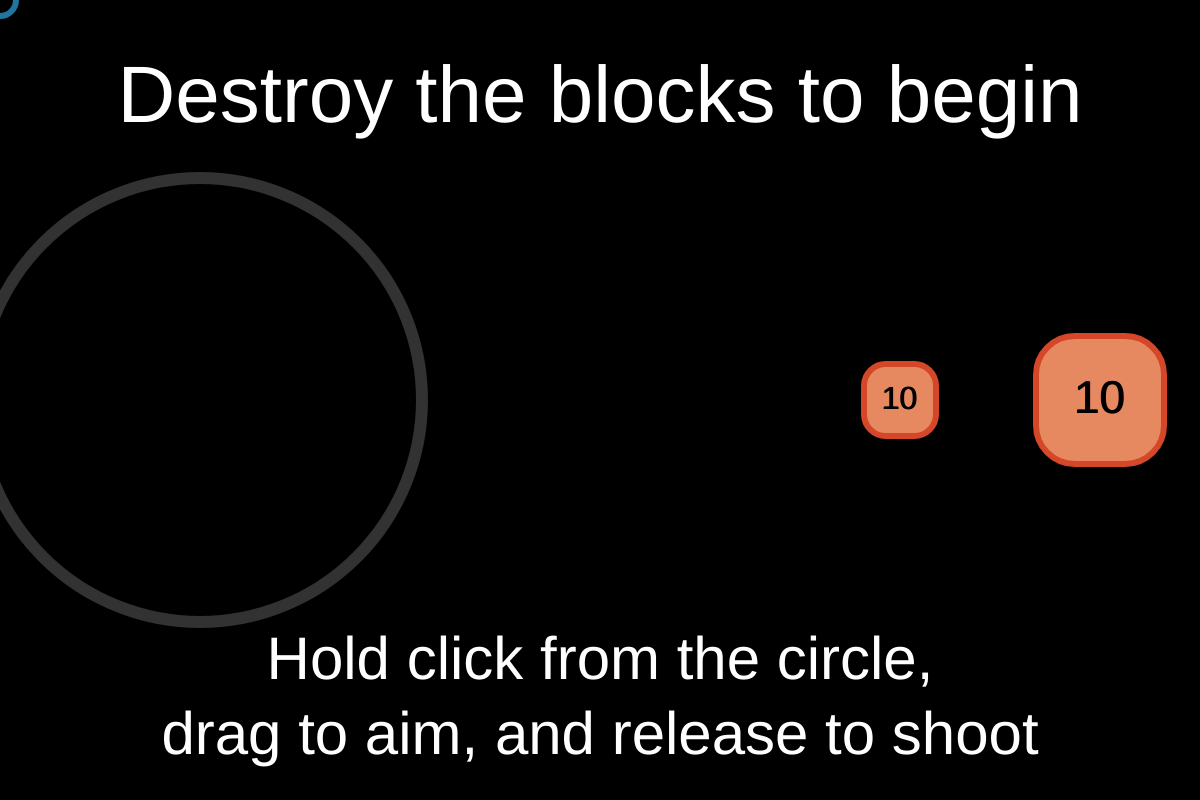
Frame 1 (no input)
Frame 60 (no input): identical to frame 1, image omitted
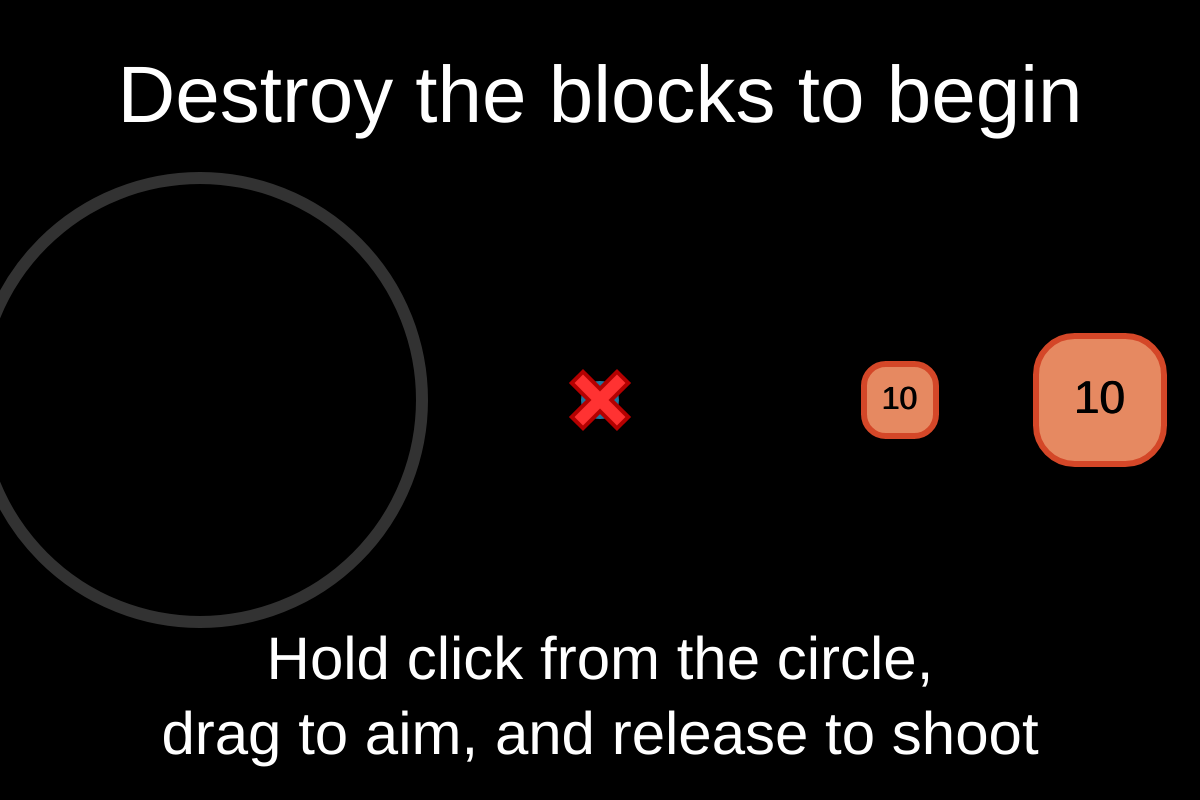
Frame 120 (the mouse pressed at the canvas centre since frame 60)

The p5.js sketch that drew these frames (run headless with seeded random() and noise() and a simulated clock; from frame 60 on, the mouse is pressed at the canvas centre):

// p5.js sketch
// ── sketch.js
var ganime = ~~(

    4/9/2022 - 4/10/2022
    
);

var mx, my, clickStatus=-2, inp=[];
// clickStatus 1=just clicked 2=holding -2=nothing -1=just released
var screen = 0;
var danime = 0, dimg;
var wave = 0;
var youWonTimer = 0;
var waveHighScore = 1;

var angTo = function(base,aim,strength){
    var b = (base+720)%360, a = (aim+720)%360;
    if(a>180){
        if(b<a&&b>a-180){return(b+strength);}
        else{return(b-strength);}
    }
    else{
        if(b<a||b>a+180){return(b+strength);}
        else{return(b-strength);}
    }
};
var spawnParticleGroup;

var shootAnchor = {x:0,y:0,placed:false};

var enemies = []; // type,x,y,speed,ang,hp,diameter
var bullets = []; // x,y,speed,ang
var imgParticles = []; // img,x,y,xv,yv,xs,ys
var particles = []; // x,y,xv,yv,col

var goToLoseScreen = function(){
    screen=2;
    danime=60;
};
var playAgain = function(){
    screen=1;
    enemies=[];
    bullets=[];
    imgParticles=[];
    particles=[];
    clickStatus=-2;
    danime=0;
    ganime=0;
    wave=0;
};

var enemyLookUp = [
    {name:"Reaper",speed:0.35,hp:82804590,diameter:40,cs:"black"},
    {name:"Basic",speed:0.35,hp:30,diameter:24,cs:"red"},
    {name:"Little Rat Boy",speed:0.7,hp:10,diameter:12,cs:"grey"},
    {name:"Dancer",speed:0.9,hp:20,diameter:24,cs:"white"},
    {name:"Brute",speed:0.25,hp:100,diameter:40,cs:"red"},
    {name:"Dasher",speed:0.7,hp:20,diameter:24,cs:"yellow"},
    {name:"Summoner",speed:2.7,hp:320,diameter:64,cs:"black"},
];

var spawnEnemy = function(type,optionalx,optionaly){
    var x,y;
    if(arguments.length===1){
        if(random(0,2)<1){
            x=floor(random(0,2))*700-350;
            y=random(-250,250);
        }
        else{
            x=random(-350,350);
            y=floor(random(0,2))*500-250;
        }
    }
    else{
        x=optionalx;
        y=optionaly;
    }
    enemies.push({
        type:type,
        x:x,
        y:y,
        speed:enemyLookUp[type].speed,
        ang:atan2(-y,-x),
        aesang:0,
        hp:enemyLookUp[type].hp,
        diameter:enemyLookUp[type].diameter,
        cs:enemyLookUp[type].cs,
    });
};
var drawEnemy = function(obj){
    push();
    translate(obj.x,obj.y);
    push();
    rotate(obj.ang+obj.aesang);
    strokeWeight(3);
    switch(obj.cs){
        case "red":
            stroke(212, 71, 40);
            fill(230, 137, 97);
            break;
        case "grey":
            stroke(143, 109, 104);
            fill(194, 152, 135);
            break;
        case "white":
            stroke(176, 176, 176);
            fill(227, 227, 227);
            break;
        case "yellow":
            stroke(163, 147, 74);
            fill(204, 175, 106);
            break;
        case "black":
            stroke(41, 41, 41);
            fill(84, 84, 84);
            break;
    }
    rect(-obj.diameter/2,-obj.diameter/2,obj.diameter,obj.diameter,obj.diameter/3.3);
    pop();
    if(obj.hp>70000000){
        fill(255);
        textSize(32);
        noStroke();text("∞",-0.5,0);
    }
    else if(obj.hp>0){
        fill(0);
        textSize(obj.diameter/4+7);
        noStroke();text(obj.hp,0,0);
        noStroke();text(obj.hp,-0.5,0);
    }
    pop();
};
var operateEnemy = function(obj){
    if(obj.type===3){
        obj.ang=angTo(obj.ang,atan2(-obj.y,-obj.x)+90*sin(2*ganime),4);
    }
    else if(obj.type===6){
        if(dist(obj.x,obj.y,0,0)>250){
            obj.ang=angTo(obj.ang,atan2(-obj.y,-obj.x)+75,3);
        }
        else{
            obj.ang=angTo(obj.ang,atan2(-obj.y,-obj.x)+90,2);
        }
        if(ganime%360<32&&ganime%8===0){
            spawnEnemy(1,obj.x+random(-50,50),obj.y+random(-50,50));
            enemies[enemies.length-1].hp=10;
        }
    }
    else{
        obj.ang=angTo(obj.ang,atan2(-obj.y,-obj.x),1);
        obj.ang=angTo(obj.ang,atan2(-obj.y,-obj.x),1);
    }
    if(dist(obj.x,obj.y,0,0)<obj.diameter*0.55+33){
        goToLoseScreen();
    }
};
var driftEnemy = function(obj){
    obj.x+=obj.speed*cos(obj.ang);
    obj.y+=obj.speed*sin(obj.ang);
};
var natureEnemy = function(obj,id){
    if(obj.hp<=0){
        if(obj.x<-340||obj.x>340||obj.y<-240||obj.y>240){
            enemies.splice(id,1);
        }
        else{obj.aesang+=1+1.5*obj.speed;}
    }
};
var enemyCheckCollideEnemies = function(obj,id){
    for(var i = 0; i<id; i++){
        if(dist(obj.x,obj.y,enemies[i].x,enemies[i].y)<obj.diameter*0.55+enemies[i].diameter*0.55){
            if(obj.hp<=0&&enemies[i].hp>0){
                enemies[i].hp=0;
                enemies[i].ang=obj.ang;
                enemies[i].speed=obj.speed;
                spawnParticleGroup(3+7*(enemies[i].type!==2),obj.x/2+enemies[i].x/2,obj.y/2+enemies[i].y/2,obj.ang,25,obj.speed,8,[130,130,130,255]);
            }
            else if(enemies[i].hp<=0&&obj.hp>0){
                obj.hp=0;
                obj.ang=enemies[i].ang;
                obj.speed=enemies[i].speed;
                spawnParticleGroup(3+5*(enemies[i].type!==2),obj.x/2+enemies[i].x/2,obj.y/2+enemies[i].y/2,enemies[i].ang,45,enemies[i].speed,8,[130,130,130,255]);
            }
            else{
                var ang = atan2(enemies[i].y-obj.y,enemies[i].x-obj.x);
                var dst = 0.5*(dist(obj.x,obj.y,enemies[i].x,enemies[i].y)-obj.diameter*0.55-enemies[i].diameter*0.55);
                if(obj.type!==6){
                    obj.x+=dst*cos(ang);
                    obj.y+=dst*sin(ang);
                }
                if(enemies[i].type!==6){
                    enemies[i].x-=dst*cos(ang);
                    enemies[i].y-=dst*sin(ang);
                }
            }
        }
    }
};

var createBullet = function(x,y,speed,ang){
    bullets.push({
        x:x,
        y:y,
        speed:speed,
        ang:ang,
    });
};
var drawBullet = function(obj){
    stroke(32, 118, 158);
    fill(46, 121, 156);
    ellipse(obj.x,obj.y,9,9);
};
var driftBullet = function(obj,frac){
    obj.x+=frac*obj.speed*cos(obj.ang);
    obj.y+=frac*obj.speed*sin(obj.ang);
};
var natureBullet = function(obj,id){
    if(obj.x<-330||obj.x>330||obj.y<-230||obj.y>230){
        bullets.splice(id,1);
    }
};
var bulletCheckCollideEnemies = function(obj){
    for(var i = 0; i<enemies.length; i++){
        if(dist(obj.x,obj.y,enemies[i].x,enemies[i].y)<enemies[i].diameter*0.7+6){
            spawnParticleGroup(5,obj.x,obj.y,obj.ang,25,obj.speed/2,7,[46, 121, 156,200]);
            enemies[i].hp-=10;
            if(enemies[i].hp<=0){
                // enemies first killed code here
                enemies[i].speed=obj.speed/2;
                enemies[i].ang=obj.ang;
                enemies[i].hp=0;
                spawnParticleGroup(12,obj.x,obj.y,0,180,obj.speed/7,9,[46, 121, 156,222]);
            }
            return(true);
        }
    }
    return(false);
};
var bulletCheckCollideGem = function(obj){
    if(dist(obj.x,obj.y,0,0)<42){
        goToLoseScreen();
        return(true);
    }
    return(false);
};

var generateImgParticles = function(){
    var shards = 14;
    // this decides what shapes the img particles are in
    var clusterData = [
        [0,0,0,0,0,0,0,0,0,0,0,0],
        [0,0,0,0,0,0,0,0,0,0,0,0],
        [0,0,0,0,0,0,0,0,0,0,0,0],
        [0,0,0,0,0,0,0,0,0,0,0,0],
        [0,0,0,0,0,0,0,0,0,0,0,0],
        [0,0,0,0,0,0,0,0,0,0,0,0],
        [0,0,0,0,0,0,0,0,0,0,0,0],
        [0,0,0,0,0,0,0,0,0,0,0,0],
    ];
    var askClusterData = function(x,y){
        if(x<0||x>11||y<0||y>7){
            return(-1);
        }
        return(clusterData[y][x]);
    };
    var spreads = [
        {x:1,y:0},
        {x:0,y:1},
        {x:-1,y:0},
        {x:0,y:-1},
        {x:1,y:1},
        {x:-1,y:1},
        {x:1,y:-1},
        {x:-1,y:-1},
    ];
    for(var i = 5; i<shards; i++){
        clusterData[floor(random(0,8))][floor(random(0,12))]=i;
    }
    clusterData[0][0]=1;
    clusterData[7][0]=2;
    clusterData[7][11]=3;
    clusterData[0][11]=4;
    while(true){
        var ready = true;
        for(var y = 0; y<8; y++){
            for(var x = 0; x<12; x++){
                if(clusterData[y][x]===0){ready=false;}
                else{
                    for(var i = 0; i<spreads.length; i++){
                        if(random(0,4)<1&&askClusterData(x+spreads[i].x,y+spreads[i].y)===0){
                            clusterData[y+spreads[i].y][x+spreads[i].x]=clusterData[y][x]+1-1; // +1-1
                        }
                    }
                }
            }
        }
        if(ready){break;}
    }
    
    var lookUps = [];
    for(var i = 0; i<shards; i++){
        lookUps.push({
            xv:random(-0.15,0.15),
            yv:random(-5,-10),
        });
    }
    
    var ipxs=height/8;
    for(var y = 0; y<height-1; y+=ipxs){
        for(var x = 0; x<width-1; x+=ipxs){
            imgParticles.push({
                img:get(x,y,ipxs,ipxs),
                x:map(x,0,width,0,600)+12.5-300,
                y:map(y,0,height,0,400)+12.5-200,
                xv:lookUps[clusterData[floor(y/ipxs)][floor(x/ipxs)]].xv,
                yv:lookUps[clusterData[floor(y/ipxs)][floor(x/ipxs)]].yv,
                xs:50,
                ys:50,
            });
        }
    }
};
var imgParticleExist = function(obj,id){
    obj.yv+=0.25;
    if(abs(obj.xv)<0.9){obj.xv*=1.2;}
    push();
    translate(obj.x,obj.y);
    image(obj.img,-obj.xs/2,-obj.ys/2,obj.xs,obj.ys);
    pop();
    if(obj.y>310+obj.ys*0.71){imgParticles.splice(id,1);}
    obj.x+=obj.xv;
    obj.y+=obj.yv;
};

spawnParticleGroup = function(num,x,y,ang,angvari,speed,startrad,col){
    particles.push({
        x:x,
        y:y,
        xv:speed*cos(ang),
        yv:speed*sin(ang),
        col:col,
        startrad:startrad
    });
    for(var i = 1; i<num; i++){
        var spd = random(0.3,1.3)*speed;
        var aang = ang+random(-angvari,angvari);
        particles.push({
            x:x,
            y:y,
            xv:spd*cos(aang),
            yv:spd*sin(aang),
            col:[
                min(col[0]*random(0.7,1.3),255),
                min(col[1]*random(0.7,1.3),255),
                min(col[2]*random(0.7,1.3),255),
                min(col[3]*random(0.8,1.2),255),
            ],
            startrad:startrad
        });
    }
};
var particleExist = function(obj,id){
    noStroke();
    fill(obj.col[0],obj.col[1],obj.col[2],obj.col[3]);
    ellipse(obj.x,obj.y,obj.startrad*obj.col[3]/200,obj.startrad*obj.col[3]/200);
    obj.x+=obj.xv;
    obj.y+=obj.yv;
    obj.xv*=0.95;
    obj.yv*=0.95;
    obj.col[3]-=4;
    if(obj.col[3]<5){particles.splice(id,1);}
};

var spawnCampaignWave = function(wnum){
    var side = floor(random(0,2))*2-1;
    switch((wnum-1)%15+1){
        case 1:
            for(var i = 0; i<3; i++){
                spawnEnemy(1);
            }
            break;
        case 2:
            for(var i = 0; i<20; i++){
                spawnEnemy(2,side*random(310,420),random(-90,90));
            }
            break;
        case 3:
            spawnEnemy(4);
            spawnEnemy(4);
            break;
        case 4:
            spawnEnemy(4,side*330,-30);
            spawnEnemy(4,side*330,30);
            spawnEnemy(1,side*310,0);
            break;
        case 5:
            spawnEnemy(0,side*330,0);
            spawnEnemy(2,side*310,-150);
            spawnEnemy(2,side*310,150);
            break;
        case 6:
            for(var i = 0; i<5; i++){
                spawnEnemy(3);
            }
            break;
        case 7:
            for(var i = 0; i<10; i++){
                spawnEnemy(4,side*random(350,550),random(-100,100));
                enemies[enemies.length-1].speed=0.3;
            }
            break;
        case 8:
            for(var i = 0; i<10; i++){
                spawnEnemy(5);
            }
            for(var i = enemies.length-5; i<enemies.length; i++){
                enemies[i].x=enemies[i].x*1.8;
                enemies[i].y=enemies[i].y*1.8;
            }
            break;
        case 9:
            for(var i = 0; i<4; i++){
                spawnEnemy(0,side*random(330,350),i*100-150);
                spawnEnemy(2,side*random(310,320),i*100-145);
                spawnEnemy(2,side*random(310,320),i*100-155);
            }
            break;
        case 10:
            for(var i = 0; i<20; i++){
                spawnEnemy(3);
            }
            for(var i = enemies.length-20; i<enemies.length; i++){
                enemies[i].hp=10;
                enemies[i].speed*=0.75;
            }
            break;
        case 11:
            for(var i = 0; i<4; i++){
                spawnEnemy(1);
            }
            var end = enemies.length-5;
            for(var i = enemies.length-1; i>end; i--){
                for(var e = 0; e<10; e++){
                    spawnEnemy(2,enemies[i].x*1.05+random(-25,25),enemies[i].y*1.05+random(-25,25));
                    enemies[enemies.length-1].speed*=0.7;
                }
            }
            break;
        case 12:
            ganime=0;
            spawnEnemy(3,0,220);
            enemies[enemies.length-1].speed=10;
            break;
        case 13:
            for(var i = 0; i<13; i++){
                spawnEnemy(2);
            }
            for(var i = 0; i<10; i++){
                spawnEnemy(5);
            }
            for(var i = enemies.length-20; i<enemies.length; i++){
                enemies[i].x=enemies[i].x*1.2;
                enemies[i].y=enemies[i].y*1.5;
                enemies[i].speed=enemies[i].speed*0.8;
            }
            for(var i = enemies.length-8; i<enemies.length; i++){
                enemies[i].x=enemies[i].x*1.5;
                enemies[i].y=enemies[i].y*1.5;
            }
            break;
        case 14:
            for(var i = 0; i<90; i++){
                spawnEnemy(1);
            }
            for(var i = enemies.length-90; i<enemies.length; i++){
                enemies[i].speed=0.1;
                enemies[i].x*=0.95;
                enemies[i].hp=40;
            }
            break;
        case 15:
            spawnEnemy(6);
            break;
    }
    for(var i = 0; i<enemies.length; i++){
        if(enemies[i].speed<10){
            enemies[i].speed*=0.8;
            // enemies[i].speed*=pow(1+floor((wnum-0.9)/15)*0.1,0.5);
            enemies[i].speed+=floor((wnum-0.9)/15)*0.15;
            enemies[i].hp-=max(0,floor((wnum-0.9)/15)-floor(random(0,1.7)))*10;
            if(enemies[i].hp<1){enemies[i].hp=1;}
            if(enemies.length>10){
              if(enemies[i].speed>1.7){enemies[i].speed=1.7;}
            }
            else{
              if(enemies[i].speed>2){enemies[i].speed=2;}
            }
        }
    }
};



mousePressed = function(){if(clickStatus<0){clickStatus=1;}};
mouseReleased = function(){clickStatus=-1;};

keyPressed = function(){inp[keyCode]=true;};
keyReleased = function(){inp[keyCode]=false;};

function setup() {
  createCanvas(2*600, 2*400);
  
  angleMode(DEGREES);
  smooth();
  frameRate(60);
  strokeJoin(ROUND);
  textAlign(CENTER,CENTER);
  // textFont(createFont("sans-serif"));
  if(width===600&&height===400){
      //println("For wider screen, try:\n\nwww.khanacademy.org/computer-programming/e/5138610234900480?width=1080&height=720&editor=no");
  }
  background(247, 173, 94);


  // title enemies
  spawnEnemy(1,150,0);
  spawnEnemy(1,250,0);
  enemies[0].diameter=36;
  enemies[1].diameter=64;
  enemies[0].hp=10;
  enemies[1].hp=10;
}


function draw(){
    if(ganime<360){ganime++;}
    else{ganime=1;}
    
    // mouse input
    mx=map(mouseX,0,width,-300,300);
    my=map(mouseY,0,height,-200,200);
    
    push(); // program resizing
    scale(width/600,height/400);
    translate(300,200);
    
    if(screen===0){
        cursor("none");
        background(0);
        
        fill(255);
        textSize(40);
        noStroke();text("Destroy the blocks to begin",0,-150);
        textSize(30);
        noStroke();text("Hold click from the circle,\ndrag to aim, and release to shoot",0,150);
        
        push();
        translate(-200,0);
        
        noFill();
        strokeWeight(6);
        stroke(50);
        ellipse(0,0,222,222);
        
        /*stroke(16, 114, 163);
        strokeWeight(3);
        var angChange = 45; // center 
        for(var i = 0; i<360; i+=angChange){
            fill(0, 150+25*sin(3*ganime+i), 175);
            quad(40*cos(i),40*sin(i),40*cos(i+angChange),40*sin(i+angChange),18*cos(i+angChange),18*sin(i+angChange),18*cos(i),18*sin(i));
        }
        beginShape();
        fill(0, 155, 175);
        for(var i = 0; i<360; i+=45){
            vertex(27*cos(i),27*sin(i));
        }
        endShape(CLOSE);*/
        pop();
        
        
        
        // handle shooting interface
        if(clickStatus===1&&dist(mx,my,-200,0)<=114){
            // set anchor
            shootAnchor.placed=true;
            shootAnchor.x=mx;
            shootAnchor.y=my;
        }
        if(clickStatus===-1&&shootAnchor.placed===true){
            // actually shoot
            shootAnchor.placed=false;
            if(dist(mx,my,shootAnchor.x,shootAnchor.y)>1){
                createBullet(shootAnchor.x,shootAnchor.y,1.5+dist(shootAnchor.x,shootAnchor.y,mx,my)/15,atan2(my-shootAnchor.y,mx-shootAnchor.x)+random(-15,15)*(dist(mx,my,shootAnchor.x,shootAnchor.y)<10));
            }
        }
        
        for(var i = particles.length-1; i>-1; i--){
            particleExist(particles[i]);
        }
        
        for(var i = enemies.length-1; i>-1; i--){
            if(enemies[i].hp<=0){driftEnemy(enemies[i]);}
            enemyCheckCollideEnemies(enemies[i],i);
            drawEnemy(enemies[i]);
            natureEnemy(enemies[i],i);
        }
        
        for(var i = bullets.length-1; i>-1; i--){
            driftBullet(bullets[i],1/3);if(bulletCheckCollideEnemies(bullets[i])){drawBullet(bullets[i]);bullets.splice(i,1);continue;}drawBullet(bullets[i]);
            driftBullet(bullets[i],1/3);if(bulletCheckCollideEnemies(bullets[i])){drawBullet(bullets[i]);bullets.splice(i,1);continue;}drawBullet(bullets[i]);
            driftBullet(bullets[i],1/3);if(bulletCheckCollideEnemies(bullets[i])){drawBullet(bullets[i]);bullets.splice(i,1);continue;}drawBullet(bullets[i]);
            natureBullet(bullets[i],i);
        }
        
        
        // draw shooting interface
        strokeWeight(3);
        if(shootAnchor.placed){
            var ang = atan2(my-shootAnchor.y,mx-shootAnchor.x);
            var mDstOff = min(8,dist(shootAnchor.x,shootAnchor.y,mx,my));
            var aDstOff = min(4,dist(shootAnchor.x,shootAnchor.y,mx,my));
            stroke(100);
            line(shootAnchor.x+aDstOff*cos(ang),shootAnchor.y+aDstOff*sin(ang),mx-mDstOff*cos(ang),my-mDstOff*sin(ang));
            stroke(32, 102, 135);
            fill(32, 102, 135);
            ellipse(shootAnchor.x,shootAnchor.y,10,10);
        }
        noFill();
        stroke(32, 118, 158);
        ellipse(mx,my,16,16); // cursor
        if(shootAnchor.placed===false&&clickStatus===2&&(dist(mx,my,-200,0)>114||dist(mx,my,-200,0)<46)){
            fill(180, 0, 0);
            noStroke();
            push();
            translate(mx,my);
            rotate(45);
            rect(-17,-5,34,10);
            rotate(90);
            rect(-17,-5,34,10);
            pop();
            fill(255, 50, 50);
            push();
            translate(mx,my);
            rotate(45);
            rect(-15,-3,30,6);
            rotate(90);
            rect(-15,-3,30,6);
            pop();
        } // feedback for trying to anchor too far
        
        if(enemies.length===0){playAgain();}
    } // title
    else if(screen===1){
        if(inp[70]&&inp[71]){
            scale(600/width,400/height);
            scale(1.5,1);
            screen=12345;
            enemies=[];
            spawnEnemy(1,60,0);
            spawnEnemy(2,140,30);
            spawnEnemy(2,140,31);
            spawnEnemy(2,140,32);
            spawnEnemy(3,90,-90);
            spawnEnemy(4,160,150);
            spawnEnemy(5,-70,120);
            spawnEnemy(2,-110,-60);
            spawnEnemy(2,-111,-61);
            spawnEnemy(2,-112,-62);
            spawnEnemy(0,-180,-20);
            for(var i = 0; i<160; i++){
                var ang = random(0,360);
                var dst = random(random(100,250),220);
                spawnParticleGroup(1,1.3*dst*cos(ang),dst*sin(ang),0,0,0,random(200,600),[168, 136, 104, 30]);
            }
        }
        if(inp[69]&&(inp[72]||wave<waveHighScore)){
            inp[69]=false;
            enemies=[];
            if(inp[72]&&wave<waveHighScore){wave=waveHighScore-1;}
        }
        
        cursor("none");
        // background scene
        background(247, 173, 94);
        fill(237, 162, 87);
        noStroke();
        rect(-301,0,602,301);
        noFill();
        strokeWeight(6);
        stroke(220, 170, 110);
        ellipse(0,0,222,222); // territory
        stroke(22, 138, 196);
        strokeWeight(3);
        var angChange = 45; // center 
        for(var i = 0; i<360; i+=angChange){
            fill(0, 172+16*sin(8*ganime+i), 202);
            quad(40*cos(i),40*sin(i),40*cos(i+angChange),40*sin(i+angChange),18*cos(i+angChange),18*sin(i+angChange),18*cos(i),18*sin(i));
        }
        beginShape();
        fill(0, 178, 202);
        for(var i = 0; i<360; i+=45){
            vertex(27*cos(i),27*sin(i));
        }
        endShape(CLOSE);
        
        
        if(enemies.length===0){//||inp[32]){
            enemies = [];
            wave++;
            if(wave===16&&waveHighScore<16){
                youWonTimer=360;
            }
            spawnCampaignWave(wave);
            spawnParticleGroup(20,0,0,0,180,5,random(25,55),[46,121,156,200]);
        }
        
        
        // handle shooting interface
        if(inp[72]&&inp[73]){
            clickStatus=-1;
        }
        if(clickStatus===-1&&shootAnchor.placed===true){
            // actually shoot
            shootAnchor.placed=false;
            if(dist(mx,my,shootAnchor.x,shootAnchor.y)>1){
                createBullet(shootAnchor.x,shootAnchor.y,1.5+dist(shootAnchor.x,shootAnchor.y,mx,my)/15,atan2(my-shootAnchor.y,mx-shootAnchor.x)+random(-15,15)*((!(inp[72]&&inp[73]))&&dist(mx,my,shootAnchor.x,shootAnchor.y)<8));
                if(inp[72]&&inp[73]){
                    bullets[bullets.length-1].speed*=5;
                }
            }
        }
        
        
        if(inp[72]&&inp[73]){
            clickStatus=1;
        }
        if(clickStatus===1&&(dist(mx,my,0,0)<=114&&dist(mx,my,0,0)>=46)){
            // set anchor
            shootAnchor.placed=true;
            shootAnchor.x=mx;
            shootAnchor.y=my;
        }
        
        
        for(var i = particles.length-1; i>-1; i--){
            particleExist(particles[i]);
        }
        
        // enemies
        for(var i = enemies.length-1; i>-1; i--){
            if(enemies[i].hp>0){operateEnemy(enemies[i]);}
            driftEnemy(enemies[i]);
            enemyCheckCollideEnemies(enemies[i],i);
            drawEnemy(enemies[i]);
            natureEnemy(enemies[i],i);
        }
        // bullets
        for(var i = bullets.length-1; i>-1; i--){
            driftBullet(bullets[i],1/3);if(bulletCheckCollideEnemies(bullets[i])){drawBullet(bullets[i]);bullets.splice(i,1);continue;}
            driftBullet(bullets[i],1/3);if(bulletCheckCollideEnemies(bullets[i])){drawBullet(bullets[i]);bullets.splice(i,1);continue;}
            driftBullet(bullets[i],1/3);if(bulletCheckCollideEnemies(bullets[i])){drawBullet(bullets[i]);bullets.splice(i,1);continue;}
            drawBullet(bullets[i]);
            if(bulletCheckCollideGem(bullets[i])){bullets.splice(i,1);continue;}
            natureBullet(bullets[i],i);
        }

        if(screen===2){
            dimg=get(0,0,width,height);
        } // if game over, get image before drawing cursor
        
        // draw shooting interface
        strokeWeight(3);
        if(shootAnchor.placed){
            var ang = atan2(my-shootAnchor.y,mx-shootAnchor.x);
            var mDstOff = min(8,dist(shootAnchor.x,shootAnchor.y,mx,my));
            var aDstOff = min(4,dist(shootAnchor.x,shootAnchor.y,mx,my));
            stroke(170);
            line(shootAnchor.x+aDstOff*cos(ang),shootAnchor.y+aDstOff*sin(ang),mx-mDstOff*cos(ang),my-mDstOff*sin(ang));
            stroke(32, 118, 158);
            fill(46, 121, 156);
            ellipse(shootAnchor.x,shootAnchor.y,10,10);
        }
        noFill();
        stroke(32, 118, 158);
        ellipse(mx,my,16,16); // cursor
        if(shootAnchor.placed===false&&clickStatus===2&&(dist(mx,my,0,0)>114||dist(mx,my,0,0)<46)){
            fill(180, 0, 0);
            noStroke();
            push();
            translate(mx,my);
            rotate(45);
            rect(-17,-5,34,10);
            rotate(90);
            rect(-17,-5,34,10);
            pop();
            fill(255, 50, 50);
            push();
            translate(mx,my);
            rotate(45);
            rect(-15,-3,30,6);
            rotate(90);
            rect(-15,-3,30,6);
            pop();
        } // feedback for trying to anchor too far
        
        textSize(25);
        fill(0);
        noStroke();text("Wave "+wave,-240,-170);
        if(youWonTimer){
            youWonTimer--;
            textSize(25);
            if(youWonTimer>150){
                noStroke();text("You won! :D",0,0);
            }
            else{
                noStroke();text("Enemies will now get\nfaster and faster...",0,0);
            }
        }
    } // game
    else if(screen===2){
        background(0);
        fill(255);
        textSize(69);
        noStroke();text("Click to\nPlay Again",0,-60);
        textSize(40);
        if(wave===1){
            noStroke();text("Oops! Be careful!",0,110);
        }
        else if(wave===2){
            noStroke();text("You... only lasted one wave?",0,110);
        }
        else{
            noStroke();text("You passed "+wave+" waves!",0,110);
        }
        waveHighScore=max(waveHighScore,wave);
        
        cursor(ARROW);
        if(danime>0){
            image(dimg,-300,-200,600,400);
            danime--;
            if(danime%20>10){
                fill(255,30);
                noStroke();
                rect(-301,-201,602,402);
            }
            if(danime===0){
                generateImgParticles();
            }
        }
        else{
            for(var i = imgParticles.length-1; i>-1; i--){
                imgParticleExist(imgParticles[i],i);
            }
            if(clickStatus===1){
                playAgain();
            }
        }
    } // lose
    
    pop();
    
    if(abs(clickStatus)===1){clickStatus*=2;} // "just clicked" and "just released" decay after 1 frame into "holding" and "nothing"
};
